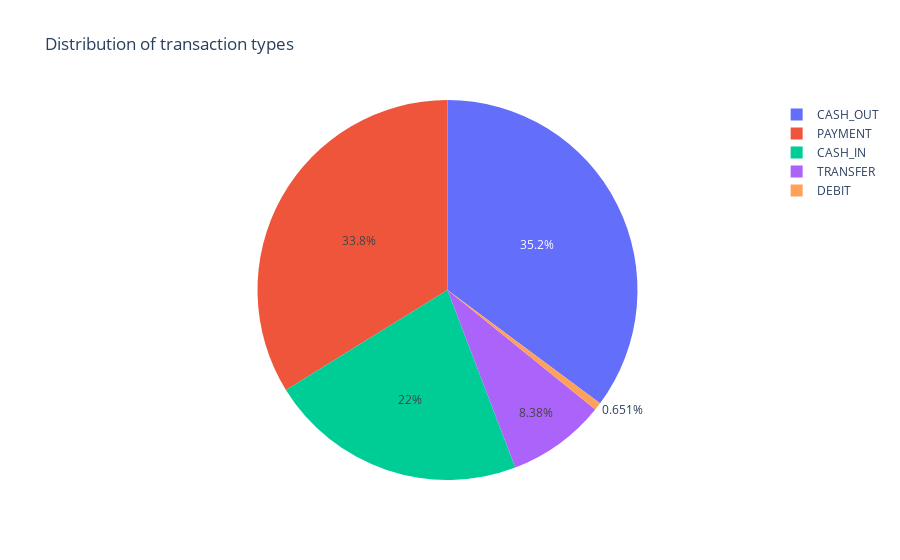

Source (notebook cell):
### Markdown cell above
no much imbalance can be seen

### Code cell
# do a pie plot to view distributions

type = df1.type.value_counts()

transactions = type.index
quantity = type.values

import plotly.express as px

fig = px.pie(df1, values = quantity, names= transactions, hole= 0, title= "Distribution of transaction types")
fig.show()

### Figure 1 — Plotly figure (JSON) as saved in the notebook; plotly's stock layout.template omitted (floating-point values rounded to 4 significant figures)
{"data": [{"domain": {"x": [0, 1], "y": [0, 1]}, "hole": 0, "hovertemplate": "label=%{label}<br>value=%{value}<extra></extra>", "labels": ["CASH_OUT", "PAYMENT", "CASH_IN", "TRANSFER", "DEBIT"], "legendgroup": "", "name": "", "showlegend": true, "type": "pie", "values": [2237500, 2151495, 1399284, 532909, 41432]}], "layout": {"legend": {"tracegroupgap": 0}, "title": {"text": "Distribution of transaction types"}}}
